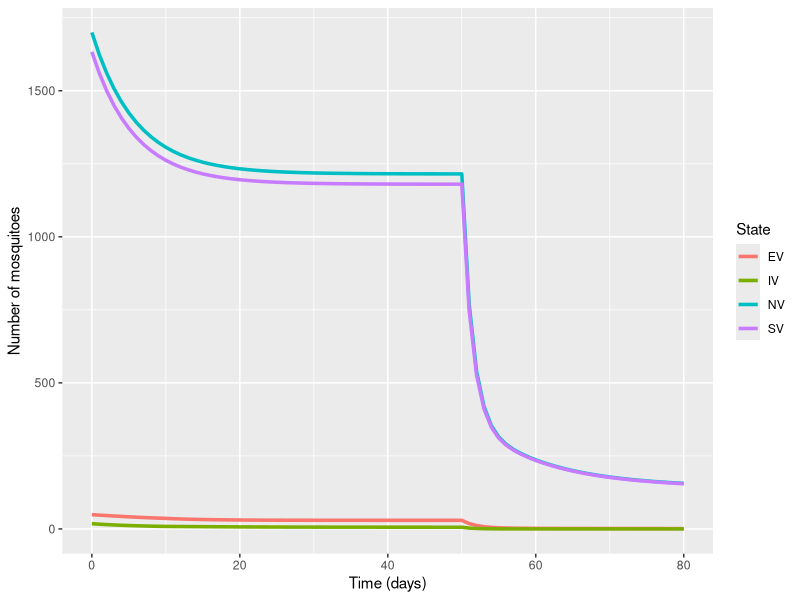

Reproduce this figure in R.
#########################################################################
## Malaria vector ODE model                                            ##
## John Marshall (john.marshall@berkeley.edu)                          ##
## 30/May/2015  
## Adapted and extended by SK starting Feb 2016
#########################################################################

# Clear all stored parameters:
#rm(list=ls())

# Set working directory:
#setwd("C://Users/John/My Documents/Berkeley/MEI/MicroEpiModeling/")

#########################################################################
## Coding vector model from White et al. (2011) as a system of ODEs:   ##
#########################################################################

#########################################################################
## Adapted by SK on Feb 08, 2016 for extension:   ##
#########################################################################

library(deSolve)
IVM_ode <- function(time, state, theta) {
	## Parameters (mosquito life cycle):
	beta <- theta[["beta"]] # Eggs laid per day by female mosquito
	muEL <- theta[["muEL"]] # Early instar stage daily mortality
	muLL <- theta[["muLL"]] # Late instar stage daily mortality
	muPL <- theta[["muPL"]] # Pupal stage daily mortality
	muV <- theta[["muV"]] # Adult mosquito daily mortality
	Q0 <- theta[["Q0"]] # Human blood index
	phiB <- theta[["phiB"]] # Proportion of bites on a person while they are in bed
	phiI <- theta[["phiI"]] # Proportion of bites on a person while they are indoors
	durEL <- theta[["durEL"]] # Duration of early instar stage (days)
	durLL <- theta[["durLL"]] # Duration of late instar stage (days)
	durPL <- theta[["durPL"]] # Duration of pupal stage (days)
	durEV <- theta[["durEV"]] # Duration of latent period in mosquito (days)
	gamma <- theta[["gamma"]] # Effect of density-dependence on late instarts relative to early instars
	tau1 <- theta[["tau1"]] # Time spent foraging for a blood meal (no ITNs) (days)
	tau2 <- theta[["tau1"]] # Time spent resting and ovipositing (days)
	NV_eq <- theta[["NV_eq"]] # Number of female mosquitoes at equilibrium
	lambdaV <- theta[["lambdaV"]] # Force of infection in vectors at equilibrium

	## Parameters (interventions):
	ITNcov <- theta[["ITNcov"]] # ITN coverage
	IRScov <- theta[["IRScov"]] # IRS coverave
	time_ITN_on <- theta[["time_ITN_on"]] # When ITNs are applied (days)
	time_IRS_on <- theta[["time_IRS_on"]] # When IRS is applied (days)
	rITN <- theta[["rITN"]] # Probability of mosquito repeating a feeding attempt due to IRS
	sITN <- theta[["sITN"]] # Probability of mosquito feeding and surviving in presence of ITNs
	rIRS <- theta[["rIRS"]] # Probability of mosquito repeating a feeding attempt due to IRS
	sIRS <- theta[["sIRS"]] # Probability of mosquito feeding and surviving in presence of IRS
	
	## Add other interventions - SK
	
	## Add other scenarios e.g., probability of dying after feeding FOR each intervention - SK

	## States:  - Defn added by SK
	EL <- state[["EL"]]  # Early Instar stage
	LL <- state[["LL"]]  # Late Instar stage
	PL <- state[["PL"]]  # Pupal stage
	SV <- state[["SV"]]  # Susceptitable Vectors
	EV <- state[["EV"]]  # Latent period
	IV <- state[["IV"]]  # Infectious Vectors

	## Derived parameters: (SK - IMPoRANT add to the write up)
	NV <- SV + EV + IV # Total mosquito population size
	#Equation 1
	delta <- 1/(tau1+tau2) # Inverse of gonotrophic cycle without ITNs/IRS (DONE)
	#Equation 3
	e_ov <- beta*(exp(muV/delta)-1)/muV # Number of eggs per oviposition per mosquito (DONE)
	b_omega <- gamma*muLL/muEL - durEL/durLL + (gamma-1)*muLL*durEL
	omega <- -0.5*b_omega + sqrt(0.25*b_omega^2 + gamma*beta*muLL*durEL/(2*muEL*muV*durLL*(1+durPL*muPL)))
	K <- 2*NV_eq*muV*durLL*(1 + muPL*durPL)*gamma*(omega+1)/(omega/(muLL*durEL) - 1/(muLL*durLL) - 1) # Larval carrying capacity

	## Derived parameters which depend on intervention status:
	if (time > time_ITN_on) { ITNcov_t <- ITNcov } else { ITNcov_t <- 0 }
	if (time > time_IRS_on) { IRScov_t <- IRScov } else { IRScov_t <- 0 }

	# zCom: Probability of a mosquito being repelled from an ITN or IRS-treated house:
	
	#Equation 4
	# Unprotected proportion (SK
	c0 <- 1 - ITNcov_t - IRScov_t + ITNcov_t*IRScov_t
	  #ITN protection (SK) Equation 4a
  	cITN <- ITNcov_t - ITNcov_t*IRScov_t
  
  
  	# IRS protection (SK) - Equation 4b
	cIRS <- IRScov_t - ITNcov_t*IRScov_t
	#ITN & IRS combined protection (SK) - Equation 4c
	cCom <- ITNcov_t*IRScov_t
	# repeating due to IRS
	rCom <- rIRS + (1-rIRS)*rITN
	sCom  <- (1-rIRS)*sITN*sIRS
	
	#Equation 6
	#zcom new search probability after a mosq is repelled (SK
	zCom <- Q0*cITN*phiB*rITN + Q0*cIRS*phiI*rIRS + Q0*cCom*(phiI-phiB)*rIRS + Q0*cCom*phiB*rCom
	 
	#Equation 7
	# deltaCom: Inverse of gonotrophic cycle length with ITNs & IRS: (SK equation 2)
	deltaCom <- 1/(tau1/(1-zCom) + tau2)
	
	
  # Equation 8
	# wCom: Probability that a surviving mosquito succeeds in feeding during a single attempt:
	#Need to adjust for repelency in IRS (1-rIRS) SK?
	#given by surving cattle (1-Q0), unprotected human (Q0C0), and protected human
	
	wCom <- 1 - Q0 + Q0*c0 + Q0*cITN*(1-phiB+phiB*sITN) + Q0*cIRS*(1-phiI+phiI*sIRS) + Q0*cCom*((phiI-phiB)*sIRS + 1-phiI + phiB*sCom)
	
	## Add cattle treated with ivermectin
	Cc = 0.8   # prop of cattle treated
	#Cattlecov <- theta[["Cattlecov"]] # Prop of cattle treated
	
	wCom <- (1 - Q0)*(1-Cc) + Q0*c0 + Q0*cITN*(1-phiB+phiB*sITN) + Q0*cIRS*(1-phiI+phiI*sIRS) + Q0*cCom*((phiI-phiB)*sIRS + 1-phiI + phiB*sCom)

	# muVCom: Female mosquito death rate in presence of ITNs & IRS:
	
	#Equation 1a
  # probability of surviving feeding period in the absence of an intervetion (SK)
	p10 <- exp(-muV*tau1)
	#Equation 9
	# Probability of surviving the first attempt, second, and so on -eqn 3 (SK)
	p1Com <- p10*wCom/(1 - zCom*p10)
	
	#Equation 1b
	#probabbility of resting (SK)
	p2 <- exp(-muV*tau2)
	
	#Equation 10
	#probability of surviving one day (SK)
	pCom <- (p1Com*p2)^deltaCom # SAme as eqn 4 in Menach (SK)
	#Need to add lambda the rate at which mosq emerge per human per day (constant value) - (SK)
	#Equation 11
	# female mosquito mortality rate due to ITN and IRS (SK)
	muVCom <- -log(pCom)

	#Equation 13
	# betaCom: Eggs laid per day by female mosquitoes in presence of ITNs & IRS:
	betaCom <- e_ov*muVCom/(exp(muVCom/deltaCom) - 1)

	# SK - ADD the following output
	# Vectorial capacity
	# HBO
	# EIR
	
	
	# Sam, add delay explanation in the write-up
	## ODEs:
	if (time < durEV) {
		SVLag <- SV
	} else {
		lagStates <- lagvalue(time-durEV)
		SVLag <- lagStates[4]
	}
	
	## THe impact is observed thoughout since the number of eggs is adjusted depending on interventions (SK)
	#Also the muv is now muvCom to incorporate intervention impact (SK)
	## Moving out of Early stage  -- number of eggs can be affected by an intervention
	dEL <- betaCom*NV - muEL*(1 + ((EL+LL)/K))*EL - EL/durEL
	dLL <- EL/durEL - muLL*(1 + gamma*((EL+LL)/K))*LL - LL/durLL
	dPL <- LL/durLL - muPL*PL - PL/durPL
	#0.5 only dealing with female mosquitoes
	dSV <- 0.5*PL/durPL - lambdaV*SV - muVCom*SV
	dEV <- lambdaV*SV - lambdaV*SVLag*exp(-muVCom*durEV) - muVCom*EV
	dIV <- lambdaV*SVLag*exp(-muVCom*durEV) - muVCom*IV

	return(list(c(dEL, dLL, dPL, dSV, dEV, dIV))) 
}
# Do we need to provide range of values? Provide cite where these came from

## Model parameters:
theta <- c(
	## Mosquito life cycle parameters:
	beta = 21.19, # Number of eggs laid per day by female mosquito
	muEL = 0.034, # Early larval instar daily mortality
	muLL = 0.035, # Late larval instar daily mortality
	muPL = 0.25, # Pupal daily mortality
	durEL = 6.64, # Duration of early instar stage
	durLL = 3.72, # Duration of late instar stage
	durPL = 0.64, # Duration of pupal stage
	durEV = 10, # Duration of latent period in mosquito (days)
	gamma = 13.25, # Effect of density-dependence on late instars relative to early instars
	tau1 = 0.68, # Time spent foraging for a blood meal at 0% ITN coverage
	tau2 = 2.32, # Time spent resting and ovipositing by a mosquito

	## Intervention parameters (variable):
	ITNcov = 0.8, # ITN coverage
	IRScov = 0.8, # IRS coverave
	time_ITN_on = 50, # When ITNs are applied (days)
	time_IRS_on = 50, # When IRS is applied (days)

	## Species-specific parameters:
	## An. gambiae:

	muV = 1/7.6, # Adult mosquito daily mortality
	Q0 = 0.92, # Human blood index
	phiB = 0.89, # Proportion of bites on a person while they are in bed
	phiI = 0.97, # Proportion of bites on a person while they are indoors
	rITN = 0.56, # Probability of mosquito repeating a feeding attempt due to IRS
	sITN = 0.03, # Probability of mosquito feeding and surviving in presence of ITNs
	rIRS = 0.60, # Probability of mosquito repeating a feeding attempt due to IRS
	sIRS = 0, # Probability of mosquito feeding and surviving in presence of IRS

	
	## An. arabiensis:
	 #muV = 1/7.6, # Adult mosquito daily mortality
	 #Q0 = 0.71, # Human blood index
	 #phiB = 0.90, # Proportion of bites on a person while they are in bed
	 #phiI = 0.96, # Proportion of bites on a person while they are indoors
	 #rITN = 0.48, # Probability of mosquito repeating a feeding attempt due to IRS
	 #sITN = 0.39, # Probability of mosquito feeding and surviving in presence of ITNs
	 #rIRS = 0.60, # Probability of mosquito repeating a feeding attempt due to IRS
	 #sIRS = 0, # Probability of mosquito feeding and surviving in presence of IRS

	## An. funestus:
	# muV = 1/8.9, # Adult mosquito daily mortality
	# Q0 = 0.94, # Human blood index
	# phiB = 0.90, # Proportion of bites on a person while they are in bed
	# phiI = 0.98, # Proportion of bites on a person while they are indoors
	# rITN = 0.56, # Probability of mosquito repeating a feeding attempt due to IRS
	# sITN = 0.03, # Probability of mosquito feeding and surviving in presence of ITNs
	# rIRS = 0.63, # Probability of mosquito repeating a feeding attempt due to IRS
	# sIRS = 0, # Probability of mosquito feeding and surviving in presence of IRS

	## Additional transmission parameters:
	f0 = 1/3, # Daily biting rate by mosquitoes on animals and humans
	epsilon0 = 10/365, # Daily entomological inolculation rate
	iH_eq = 0.35, # Equilibrium malaria prevalence in humans
	NH_eq = 200, # Equilibrium human population size
	bV = 0.05 # Probability of transmission from human to vector per infectious bite
)

## Calculate state equilibria to start simulation from:
beta <- theta[["beta"]]; muEL <- theta[["muEL"]]; muLL <- theta[["muLL"]]
muPL <- theta[["muPL"]]; muV <- theta[["muV"]]; durEL <- theta[["durEL"]]
durLL <- theta[["durLL"]]; durPL <- theta[["durPL"]]; durEV <- theta[["durEV"]]
gamma <- theta[["gamma"]]; Q0 <- theta[["Q0"]]; f0 <- theta[["f0"]]
epsilon0 <- theta[["epsilon0"]]; iH_eq <- theta[["iH_eq"]]
NH_eq <- theta[["NH_eq"]]; bV <- theta[["bV"]]

b_omega <- gamma*muLL/muEL - durEL/durLL + (gamma-1)*muLL*durEL
omega <- -0.5*b_omega + sqrt(0.25*b_omega^2 + gamma*beta*muLL*durEL/(2*muEL*muV*durLL*(1+durPL*muPL)))
a0 <- Q0*f0 # Human biting rate at equilibrium

lambdaV <- a0*iH_eq*bV # Force of infection in mosquitoes at equilibrium
theta["lambdaV"] <- lambdaV # Include vector force of infection in vector of parameters (theta)

iV_eq <- lambdaV*exp(-muV*durEV)/(lambdaV + muV)
sV_eq <- iV_eq*muV/(lambdaV*exp(-muV*durEV))
eV_eq <- 1 - sV_eq - iV_eq

NV_eq <- epsilon0*NH_eq/(iV_eq*a0)
theta["NV_eq"] <- NV_eq # Include equilibrium vector population size in vector of parameters (theta)

EL_eq <- 2*omega*muV*durLL*(1 + muPL*durPL)*NV_eq
LL_eq <- 2*muV*durLL*(1 + muPL*durPL)*NV_eq
PL_eq <- 2*muV*durPL*NV_eq
SV_eq <- sV_eq*NV_eq
EV_eq <- eV_eq*NV_eq
IV_eq <- iV_eq*NV_eq

initState <- c(
	EL = EL_eq,
	LL = LL_eq,
	PL = PL_eq, 
	SV = SV_eq, 
	EV = EV_eq, 
	IV = IV_eq)

# Run the IVM ODEs:#########################################################################################################
simPeriod <- 80 # Simulation runs up to 365 days
times <- seq(0, simPeriod, by = 1)
IVM_traj <- data.frame(dede(y = initState, times = times, parms = theta, func = IVM_ode, method = "lsoda"))

## Plot results:
library(ggplot2)
ggplot(IVM_traj, aes(x = time, y = IVM_traj, color = State)) +
	geom_line(aes(y = SV+EV+IV, col = "NV"), size = 1.2) + 
	geom_line(aes(y = SV, col = "SV"), size = 1.2) + 
	geom_line(aes(y = EV, col = "EV"), size = 1.2) +
	geom_line(aes(y = IV, col = "IV"), size = 1.2) +
	labs(x = "Time (days)", y = "Number of mosquitoes")

#Can compute sum and do histogram

NumMosq <- c(sum(IVM_traj[2]),sum(IVM_traj[3]),sum(IVM_traj[4]),sum(IVM_traj[5]),sum(IVM_traj[6]),sum(IVM_traj[7]))
#barplot(NumMosq , main='An. Gambiae ITN & IRS & Cattle = 0.8', xlab='Time (days)',ylab='Number of Mosquitoes',names.arg=c('EL','LL','PL','SV','EV','IV'))

# Gambie; very small drop with ivt

## SK - need to add EIR as an output
